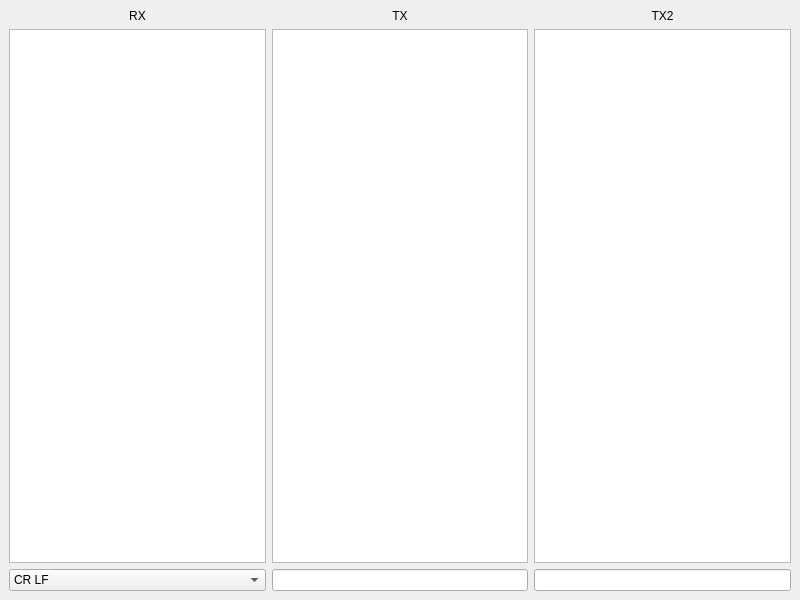
<?xml version="1.0" encoding="UTF-8"?>
<ui version="4.0">
 <class>MainWindow</class>
 <widget class="QMainWindow" name="MainWindow">
  <property name="geometry">
   <rect>
    <x>0</x>
    <y>0</y>
    <width>800</width>
    <height>600</height>
   </rect>
  </property>
  <property name="windowTitle">
   <string>Audio RS-232</string>
  </property>
  <widget class="QWidget" name="centralwidget">
   <layout class="QGridLayout" name="gridLayout">
    <item row="0" column="0">
     <widget class="QLabel" name="labelRX">
      <property name="text">
       <string>RX</string>
      </property>
      <property name="alignment">
       <set>Qt::AlignCenter</set>
      </property>
     </widget>
    </item>
    <item row="0" column="1">
     <widget class="QLabel" name="TX">
      <property name="text">
       <string>TX</string>
      </property>
      <property name="alignment">
       <set>Qt::AlignCenter</set>
      </property>
     </widget>
    </item>
    <item row="0" column="2">
     <widget class="QLabel" name="labelTX2">
      <property name="text">
       <string>TX2</string>
      </property>
      <property name="alignment">
       <set>Qt::AlignCenter</set>
      </property>
     </widget>
    </item>
    <item row="1" column="0">
     <widget class="QListWidget" name="listRX"/>
    </item>
    <item row="1" column="1">
     <widget class="QListWidget" name="listTX"/>
    </item>
    <item row="1" column="2">
     <widget class="QListWidget" name="listTX2"/>
    </item>
    <item row="2" column="0">
     <widget class="QComboBox" name="comboEOL">
      <property name="currentIndex">
       <number>2</number>
      </property>
      <item>
       <property name="text">
        <string>none</string>
       </property>
      </item>
      <item>
       <property name="text">
        <string>CR</string>
       </property>
      </item>
      <item>
       <property name="text">
        <string>CR LF</string>
       </property>
      </item>
      <item>
       <property name="text">
        <string>LF</string>
       </property>
      </item>
     </widget>
    </item>
    <item row="2" column="1">
     <widget class="QLineEdit" name="editTX"/>
    </item>
    <item row="2" column="2">
     <widget class="QLineEdit" name="editTX2"/>
    </item>
   </layout>
  </widget>
 </widget>
 <resources/>
 <connections/>
</ui>
